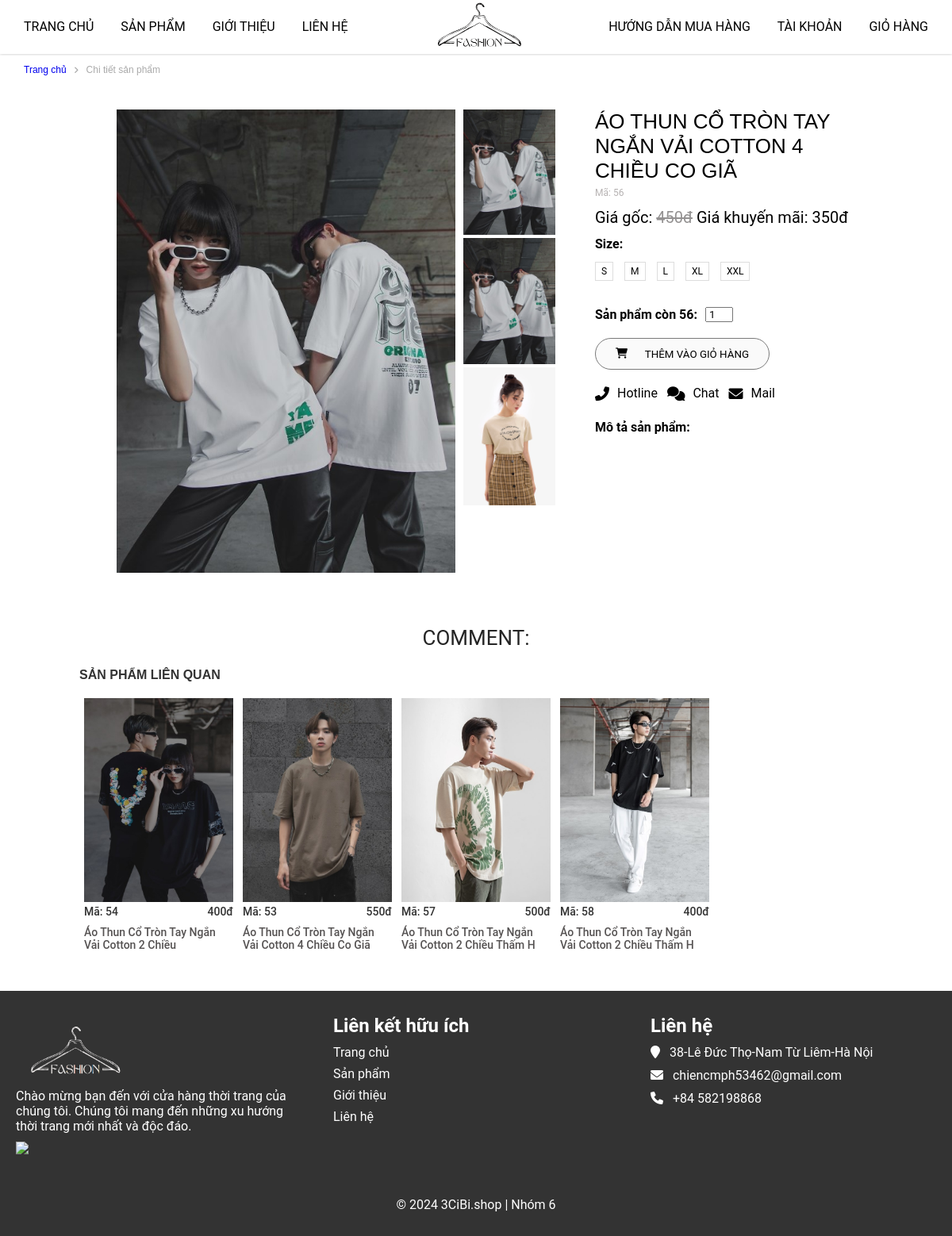
The app's page /?mod=product&act=ctsanpham&id=56 with its own data.
### tables this page shows
CREATE TABLE `sanpham` (
  `masp` int NOT NULL,
  `tensp` varchar(50) NOT NULL,
  `dongia` int NOT NULL,
  `khuyenmai` int NOT NULL,
  `soluong` int NOT NULL,
  `ngaytao` datetime NOT NULL DEFAULT CURRENT_TIMESTAMP,
  `anh` varchar(500) DEFAULT NULL,
  `mota` text NOT NULL,
  `soluotxem` int NOT NULL,
  `hoatdong` int NOT NULL,
  `madm` int NOT NULL,
  `mabl` int NOT NULL
);

### model/products.php (called while the page is built, shortened)
<?php
    function get_product($id){
        $sql = "SELECT s.*, d.tendm FROM sanpham s INNER JOIN danhmuc d ON s.madm = d.madm WHERE s.masp=".$id;
        $conn = pdo_get_connection();
        $stmt = $conn->prepare($sql);
        $stmt->execute();
        return $stmt->fetch();
    }
    function get_randomByCategories($id){
        $sql = "SELECT * FROM sanpham WHERE madm = $id ORDER BY rand() LIMIT 4 ";
        $conn = pdo_get_connection();
        $stmt = $conn->prepare($sql);
        $stmt->execute();
        return $stmt->fetchAll();
    }
?>

### view/page_ctsanpham.php (the view, shortened to what this page needs)
<main>
    <div class="container-danhmuc">
        <div class="danhmuc-top row">
            <p><a href="?mod=page&act=home">Trang chủ</a></p><i class="fa-solid fa-angle-right"></i><p>Chi tiết sản phẩm</p>
        </div>
    </div>
    <section class="product-2">
        <div class="container-product">
            <div class="product-content row">
                <div class="product-content-left row">
                    <div class="product-content-left-big-img">
                        <img src="upload/product/<?=$ctsanpham['anh']?>" alt="#">
                    </div>
                    <div class="product-content-left-small-img">
                        <img src="upload/product/<?=$ctsanpham['anh']?>" alt="#">
                        <img src="upload/product/<?=$ctsanpham['anh']?>" alt="#">
                        <img src="assets_user/img/anhnu8.webp" alt="#">
                    </div>
                </div>
                <div class="product-content-right">
                    <div class="product-content-right-product-name">
                        <h1><?=$ctsanpham['tensp']?></h1>
                        <p>Mã: <?=$ctsanpham['masp']?></p>
                    </div>
                    <div class="product-content-right-product-price">
                        <p>Giá gốc: <del style="color: #949292;"><?=$ctsanpham['dongia']?>đ</del> Giá khuyến mãi: <?=$ctsanpham['khuyenmai']?>đ</p>
                    </div>
                    <div class="product-content-right-product-size">
                        <p style="font-weight: bold">Size: </p>
                        <div class="size">
                            <span>S</span>
                            <span>M</span>
                            <span>L</span>
                            <span>XL</span>
                            <span>XXL</span>
                        </div>
                    </div>
                    <div class="quantity">
                        <p style="font-weight: bold">Sản phẩm còn <?=$ctsanpham['masp']?>: </p>
                        <input type="number" min="0" value="1">
                    </div>
                    <div class="product-content-right-product-button">
                        <a href="?mod=product&act=addToCart&id=<?=$ctsanpham['masp']?>"><button><i class="fas fa-shopping-cart"></i><p>THÊM VÀO GIỎ HÀNG</p></button></a>
                    </div>
                    <div class="product-content-right-product-icon">
                        <div class="product-content-right-product-icon-item">
                            <i class="fas fa-phone-alt"></i> <p>Hotline</p>
                        </div>
                        <div class="product-content-right-product-icon-item">
                            <i class="fas fa-comments"></i> <p>Chat</p>
                        </div>
                        <div class="product-content-right-product-icon-item">
                            <i class="fas fa-envelope"></i> <p>Mail</p>
                        </div>
                    </div>
                    <div class="product-content-right-product-rgin-botton">
                        <p style="font-weight: bold; margin-bottom: 10px; margin-top: 24px">Mô tả sản phẩm:</p>
                        <br>
                    </div>
                </div>
            </div>
        </div>
    </section>
    <section class="product-related">
        <h2>COMMENT:</h2>
        <div class="product-related-title">
            <p>SẢN PHẨM LIÊN QUAN</p>
        </div>
        <div class="product-content row">
        <?php foreach($spcungdanhmuc as $ctsanpham): ?>
            <div class="product-related-item">
                <a href="?mod=product&act=ctsanpham&id=<?=$ctsanpham['masp']?>"><img src="upload/product/<?=$ctsanpham['anh']?>"><br></a>
                <p>Mã: <?=$ctsanpham['masp']?><span><?=$ctsanpham['khuyenmai']?>đ</span></p>
                <a href=""><h3><?=$ctsanpham['tensp']?></h3></a>
            </div>
        <?php endforeach; ?>
        </div>
    </section>
</main>

### assets_user/css/style.css (style rules this page uses)
:root { --main-text-font: Arial, Helvetica, sans-serif; }
* { margin: 0; padding: 0; box-sizing: border-box; font-family: "Roboto", "HelveticaNeue", "Helvetica Neue", sans-serif; }
body { align-items: center; }
a { text-decoration: none; }
main { margin-top: 68px; }
main h2 { text-transform: uppercase; font-size: 26px; color: #252525; line-height: 36px; text-align: center; font-weight: 400; font-style: normal; margin-top: 30px; }
h3 { padding-top: 10px; padding-bottom: 30px; font-size: 20px; font-weight: 400; }
.row { display: flex; flex-wrap: wrap; }
.container-danhmuc { margin: 0; }
.danhmuc-top { width: 100%; height: 40px; margin-left: 20px; align-items: center; }
.danhmuc-top .fa-solid { color: #aaa; font-size: 10px; }
.danhmuc-top p { color: #aaa; font-family: var(--main-text-font); padding: 10px; font-size: 12px; }
.danhmuc-top p a { font-family: var(--main-text-font); margin: 0px; font-size: 12px; }
.product-2 { padding: 30px 100px; }
.product-content-left { width: 60%; }
.product-content-left-big-img { width: 80.7%; padding-right: 10px; }
.product-content-left-big-img img { width: 90%; margin-left: 10%; }
.product-content-left-small-img { width: 19.3%; }
.product-content-left-small-img img { width: 100%; }
.product-content-right { width: 35%; margin-left: 50px; }
.product-content-right-product-name h1 { font-family: var(--main-text-font); font-size: 26px; text-transform: uppercase; margin-bottom: 5px; font-weight: 500; }
.product-content-right-product-name p { color: #b6b2b2; font-size: 12px; }
.product-content-right-product-price { margin: 12px 0; font-size: 20px; font-family: var(--main-text-font); }
.size span { display: inline-block; padding: 4px 7px; border: 1px solid #dddddd; margin: 13px 10px 13px 0; font-size: 12px; cursor: pointer; }
.quantity { display: flex; margin-bottom: 20px; }
.quantity { margin-top: 20px; }
.quantity input { margin-left: 10px; width: 35px; padding-left: 3px; }
.product-content-right-product-button button { width: 220px; height: 40px; display: block; padding:0 25px; margin: 20px 0 12px; transition: all 0.3s ease; }
.product-content-right-product-button button:first-child { display: flex; justify-content: space-between; align-items: center; background-color: #fafafa; border: 1px solid rgb(122, 122, 122); cursor: pointer; border-radius: 40px; }
.product-content-right-product-icon { margin-top: 20px; display: flex; }
.product-content-right-product-icon-item { display: flex; margin-right: 12px; justify-content: center; align-items: center; }
.product-content-right-product-icon i { font-size: 18px; margin-right: 10px; }
.product-related { margin: 10px 100px; }
.product-related-title { margin: 20px 0; }
.product-related-title p { font-family: var(--main-text-font); font-size: 16px; font-weight: bold; color: #333333; }
.product-related-item { width: 20%; padding: 0 6px; }
.product-related-item a h3 { color: #555252; font-size: 14px; margin-bottom: 10px; font-weight: 500; }
.product-related-item p { display: flex; justify-content: space-between; color: #333333; font-size: 14px; font-weight: 500; }
.product-related-item img { width: 100%; }

### records on screen
sanpham: anh (picture), tensp "ÁO THUN CỔ TRÒN TAY NGẮN VẢI COTTON 4 CHIỀU CO GIÃ", masp "56", dongia "450", khuyenmai "350"
sanpham: anh (picture), masp "54", khuyenmai "400", tensp "Áo Thun Cổ Tròn Tay Ngắn Vải Cotton 2 Chiều"
sanpham: anh (picture), masp "53", khuyenmai "550", tensp "Áo Thun Cổ Tròn Tay Ngắn Vải Cotton 4 Chiều Co Giã"
sanpham: anh (picture), masp "57", khuyenmai "500", tensp "Áo Thun Cổ Tròn Tay Ngắn Vải Cotton 2 Chiều Thấm H"
sanpham: anh (picture), masp "58", khuyenmai "400", tensp "Áo Thun Cổ Tròn Tay Ngắn Vải Cotton 2 Chiều Thấm H"
